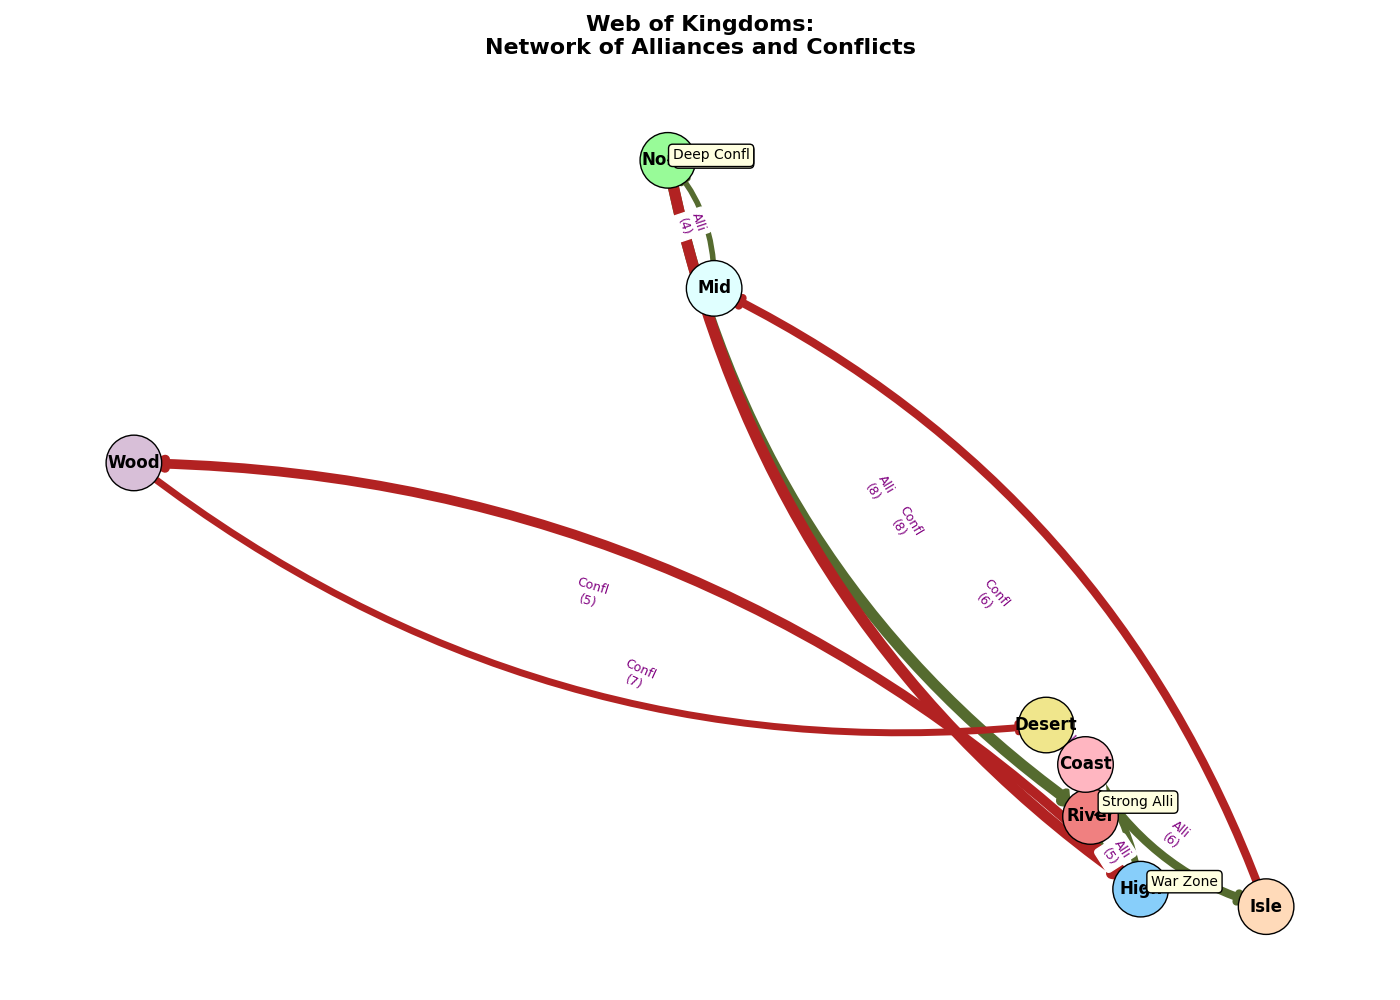

Here is the Python script that generated this plot:
import matplotlib.pyplot as plt
import networkx as nx
import numpy as np

kingdoms = [
    "North", "River", "High", "Wood",
    "Desert", "Coast", "Isle", "Mid"
]

relationships = [
    ("North", "River", 8),
    ("River", "High", 5),
    ("High", "Wood", -7),
    ("Wood", "Desert", -5),
    ("Desert", "Coast", 7),
    ("Coast", "Isle", 6),
    ("Isle", "Mid", -6),
    ("Mid", "North", 4),
    ("River", "Coast", 9),
    ("High", "Desert", 5),
    ("North", "High", -8)
]

G = nx.DiGraph()
G.add_nodes_from(kingdoms)
G.add_weighted_edges_from(relationships)

pos = nx.spring_layout(G, seed=42)

fig, ax = plt.subplots(figsize=(14, 10))

node_colors = ['palegreen', 'lightcoral', 'lightskyblue', 'thistle', 
               'khaki', 'lightpink', 'peachpuff', 'lightcyan']
nx.draw_networkx_nodes(
    G, pos, node_size=1600, node_color=node_colors, edgecolors='black', ax=ax
)

edge_colors = ['darkolivegreen' if weight > 0 else 'firebrick' for u, v, weight in relationships]
weights = np.abs([weight for u, v, weight in relationships])
nx.draw_networkx_edges(
    G, pos, edgelist=relationships, arrowstyle='-|>', arrowsize=15,
    edge_color=edge_colors, width=weights, ax=ax, connectionstyle="arc3,rad=0.2"
)

nx.draw_networkx_labels(G, pos, font_size=12, font_weight='bold', verticalalignment='center', ax=ax)

edge_labels = {(u, v): f"{'Alli' if weight > 0 else 'Confl'}\n({abs(weight)})" for u, v, weight in relationships}
nx.draw_networkx_edge_labels(G, pos, edge_labels=edge_labels, font_color='purple', font_size=9, ax=ax)

annotations = {
    "North-River": (7.5, -0.5, 'Strong Alli'),
    "North-High": (3.5, 0.7, 'Deep Confl'),
    "River-Coast": (8.5, 7.5, 'Strong Alli'),
    "High-Wood": (7.5, 2.5, 'War Zone')
}
for key, (x, y, text) in annotations.items():
    ax.annotate(text, xy=pos[key.split('-')[0]], xytext=(x, y), textcoords="offset points",
                arrowprops=dict(arrowstyle="->", color='black', lw=1.5),
                bbox=dict(boxstyle="round,pad=0.3", edgecolor='black', facecolor='lightyellow'))

plt.title("Web of Kingdoms:\nNetwork of Alliances and Conflicts", fontsize=16, fontweight='bold', pad=20)
plt.axis('off')

plt.tight_layout()
plt.show()
